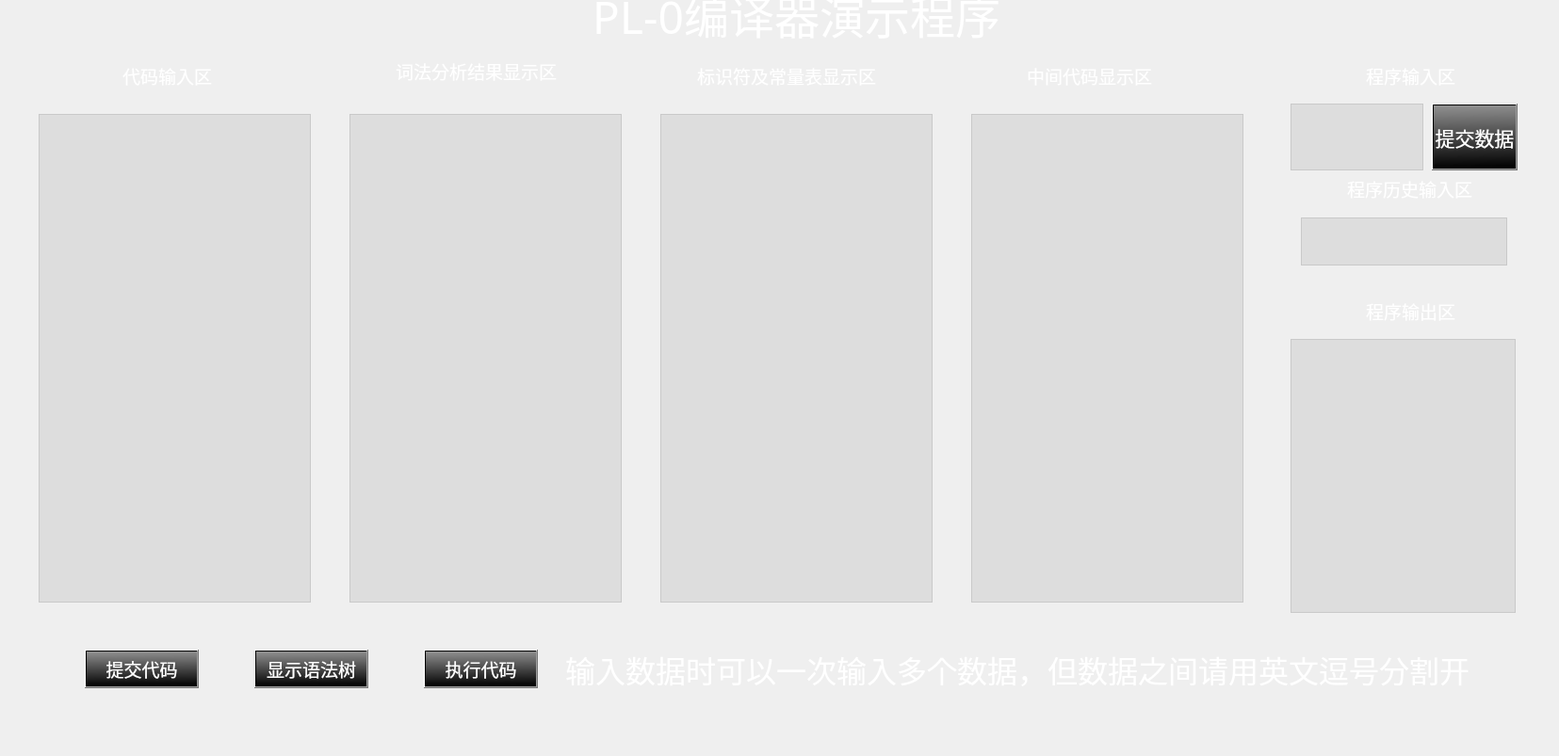
<?xml version="1.0" encoding="UTF-8"?>
<ui version="4.0">
 <class>MainWindow</class>
 <widget class="QMainWindow" name="MainWindow">
  <property name="geometry">
   <rect>
    <x>0</x>
    <y>0</y>
    <width>1655</width>
    <height>803</height>
   </rect>
  </property>
  <property name="windowTitle">
   <string>MainWindow</string>
  </property>
  <property name="styleSheet">
   <string notr="true">#centralWidget{
background-image: url(:/new/prefix1/1.jpg);

}</string>
  </property>
  <widget class="QWidget" name="centralWidget">
   <widget class="QLabel" name="label">
    <property name="geometry">
     <rect>
      <x>340</x>
      <y>-10</y>
      <width>1011</width>
      <height>61</height>
     </rect>
    </property>
    <property name="font">
     <font>
      <family>隶书</family>
      <pointsize>36</pointsize>
     </font>
    </property>
    <property name="layoutDirection">
     <enum>Qt::LeftToRight</enum>
    </property>
    <property name="styleSheet">
     <string notr="true">color: rgb(255, 255, 255);</string>
    </property>
    <property name="text">
     <string>PL-0编译器演示程序</string>
    </property>
    <property name="alignment">
     <set>Qt::AlignBottom|Qt::AlignHCenter</set>
    </property>
   </widget>
   <widget class="QWidget" name="horizontalLayoutWidget">
    <property name="geometry">
     <rect>
      <x>30</x>
      <y>110</y>
      <width>311</width>
      <height>541</height>
     </rect>
    </property>
    <layout class="QHBoxLayout" name="horizontalLayout">
     <item>
      <widget class="QTextEdit" name="textEdit">
       <property name="font">
        <font>
         <family>Consolas</family>
         <pointsize>16</pointsize>
        </font>
       </property>
       <property name="styleSheet">
        <string notr="true">background-color: rgb(149, 149, 149,50);
color: rgb(255, 255, 255);
alternate-background-color:  rgb(149, 149, 149,80);
border-color: rgb(255, 247, 8);</string>
       </property>
      </widget>
     </item>
    </layout>
   </widget>
   <widget class="QWidget" name="horizontalLayoutWidget_2">
    <property name="geometry">
     <rect>
      <x>360</x>
      <y>110</y>
      <width>311</width>
      <height>541</height>
     </rect>
    </property>
    <layout class="QHBoxLayout" name="horizontalLayout_2">
     <item>
      <widget class="QTextEdit" name="textEdit_3">
       <property name="font">
        <font>
         <family>Consolas</family>
         <pointsize>16</pointsize>
        </font>
       </property>
       <property name="styleSheet">
        <string notr="true">background-color: rgb(149, 149, 149,50);
color: rgb(255, 255, 255);
alternate-background-color:  rgb(149, 149, 149,80);
border-color: rgb(255, 247, 8);</string>
       </property>
       <property name="readOnly">
        <bool>true</bool>
       </property>
      </widget>
     </item>
    </layout>
   </widget>
   <widget class="QLabel" name="label_2">
    <property name="geometry">
     <rect>
      <x>130</x>
      <y>70</y>
      <width>101</width>
      <height>21</height>
     </rect>
    </property>
    <property name="font">
     <font>
      <family>Adobe 黑体 Std R</family>
      <pointsize>14</pointsize>
     </font>
    </property>
    <property name="styleSheet">
     <string notr="true">color: rgb(255, 255, 255);</string>
    </property>
    <property name="text">
     <string>代码输入区</string>
    </property>
   </widget>
   <widget class="QLabel" name="label_3">
    <property name="geometry">
     <rect>
      <x>740</x>
      <y>70</y>
      <width>201</width>
      <height>21</height>
     </rect>
    </property>
    <property name="font">
     <font>
      <family>Adobe 黑体 Std R</family>
      <pointsize>14</pointsize>
     </font>
    </property>
    <property name="styleSheet">
     <string notr="true">color: rgb(255, 255, 255);</string>
    </property>
    <property name="text">
     <string>标识符及常量表显示区</string>
    </property>
   </widget>
   <widget class="QLabel" name="label_4">
    <property name="geometry">
     <rect>
      <x>420</x>
      <y>60</y>
      <width>181</width>
      <height>31</height>
     </rect>
    </property>
    <property name="font">
     <font>
      <family>Adobe 黑体 Std R</family>
      <pointsize>14</pointsize>
     </font>
    </property>
    <property name="styleSheet">
     <string notr="true">color: rgb(255, 255, 255);</string>
    </property>
    <property name="text">
     <string>词法分析结果显示区</string>
    </property>
   </widget>
   <widget class="QPushButton" name="pushButton">
    <property name="geometry">
     <rect>
      <x>90</x>
      <y>690</y>
      <width>121</width>
      <height>41</height>
     </rect>
    </property>
    <property name="font">
     <font>
      <family>黑体</family>
      <pointsize>14</pointsize>
     </font>
    </property>
    <property name="styleSheet">
     <string notr="true">background-color: qlineargradient(spread:pad, x1:0.474576, y1:0, x2:0.501, y2:1, stop:0 rgba(143, 143, 143, 255), stop:1 rgba(0, 0, 0, 255));
color: rgb(255, 255, 255);</string>
    </property>
    <property name="text">
     <string>提交代码</string>
    </property>
   </widget>
   <widget class="QPushButton" name="pushButton_2">
    <property name="geometry">
     <rect>
      <x>270</x>
      <y>690</y>
      <width>121</width>
      <height>41</height>
     </rect>
    </property>
    <property name="font">
     <font>
      <family>黑体</family>
      <pointsize>14</pointsize>
     </font>
    </property>
    <property name="styleSheet">
     <string notr="true">background-color: qlineargradient(spread:pad, x1:0.474576, y1:0, x2:0.501, y2:1, stop:0 rgba(143, 143, 143, 255), stop:1 rgba(0, 0, 0, 255));
color: rgb(255, 255, 255);</string>
    </property>
    <property name="text">
     <string>显示语法树</string>
    </property>
   </widget>
   <widget class="QWidget" name="horizontalLayoutWidget_3">
    <property name="geometry">
     <rect>
      <x>690</x>
      <y>110</y>
      <width>311</width>
      <height>541</height>
     </rect>
    </property>
    <layout class="QHBoxLayout" name="horizontalLayout_3">
     <item>
      <widget class="QTextEdit" name="textEdit_2">
       <property name="font">
        <font>
         <family>Consolas</family>
         <pointsize>16</pointsize>
        </font>
       </property>
       <property name="styleSheet">
        <string notr="true">background-color: rgb(149, 149, 149,50);
color: rgb(255, 255, 255);
alternate-background-color:  rgb(149, 149, 149,80);
border-color: rgb(255, 247, 8);</string>
       </property>
       <property name="readOnly">
        <bool>true</bool>
       </property>
      </widget>
     </item>
    </layout>
   </widget>
   <widget class="QWidget" name="horizontalLayoutWidget_4">
    <property name="geometry">
     <rect>
      <x>1020</x>
      <y>110</y>
      <width>311</width>
      <height>541</height>
     </rect>
    </property>
    <layout class="QHBoxLayout" name="horizontalLayout_4">
     <item>
      <widget class="QTextEdit" name="textEdit_4">
       <property name="font">
        <font>
         <family>Consolas</family>
         <pointsize>16</pointsize>
        </font>
       </property>
       <property name="styleSheet">
        <string notr="true">background-color: rgb(149, 149, 149,50);
color: rgb(255, 255, 255);
alternate-background-color:  rgb(149, 149, 149,80);
border-color: rgb(255, 247, 8);</string>
       </property>
       <property name="readOnly">
        <bool>true</bool>
       </property>
      </widget>
     </item>
    </layout>
   </widget>
   <widget class="QLabel" name="label_5">
    <property name="geometry">
     <rect>
      <x>1090</x>
      <y>70</y>
      <width>141</width>
      <height>21</height>
     </rect>
    </property>
    <property name="font">
     <font>
      <family>Adobe 黑体 Std R</family>
      <pointsize>14</pointsize>
     </font>
    </property>
    <property name="styleSheet">
     <string notr="true">color: rgb(255, 255, 255);</string>
    </property>
    <property name="text">
     <string>中间代码显示区</string>
    </property>
   </widget>
   <widget class="QWidget" name="horizontalLayoutWidget_5">
    <property name="geometry">
     <rect>
      <x>1370</x>
      <y>220</y>
      <width>241</width>
      <height>73</height>
     </rect>
    </property>
    <layout class="QHBoxLayout" name="horizontalLayout_5">
     <item>
      <widget class="QTextEdit" name="textEdit_5">
       <property name="font">
        <font>
         <family>Consolas</family>
         <pointsize>16</pointsize>
        </font>
       </property>
       <property name="styleSheet">
        <string notr="true">background-color: rgb(149, 149, 149,50);
color: rgb(255, 255, 255);
alternate-background-color:  rgb(149, 149, 149,80);
border-color: rgb(255, 247, 8);</string>
       </property>
       <property name="readOnly">
        <bool>true</bool>
       </property>
      </widget>
     </item>
    </layout>
   </widget>
   <widget class="QTextEdit" name="textEdit_6">
    <property name="geometry">
     <rect>
      <x>1370</x>
      <y>360</y>
      <width>239</width>
      <height>291</height>
     </rect>
    </property>
    <property name="font">
     <font>
      <family>Consolas</family>
      <pointsize>16</pointsize>
     </font>
    </property>
    <property name="styleSheet">
     <string notr="true">background-color: rgb(149, 149, 149,50);
color: rgb(255, 255, 255);
alternate-background-color:  rgb(149, 149, 149,80);
border-color: rgb(255, 247, 8);</string>
    </property>
    <property name="readOnly">
     <bool>true</bool>
    </property>
   </widget>
   <widget class="QLabel" name="label_6">
    <property name="geometry">
     <rect>
      <x>1430</x>
      <y>190</y>
      <width>141</width>
      <height>21</height>
     </rect>
    </property>
    <property name="font">
     <font>
      <family>Adobe 黑体 Std R</family>
      <pointsize>14</pointsize>
     </font>
    </property>
    <property name="styleSheet">
     <string notr="true">color: rgb(255, 255, 255);</string>
    </property>
    <property name="text">
     <string>程序历史输入区</string>
    </property>
   </widget>
   <widget class="QLabel" name="label_7">
    <property name="geometry">
     <rect>
      <x>1450</x>
      <y>320</y>
      <width>101</width>
      <height>21</height>
     </rect>
    </property>
    <property name="font">
     <font>
      <family>Adobe 黑体 Std R</family>
      <pointsize>14</pointsize>
     </font>
    </property>
    <property name="styleSheet">
     <string notr="true">color: rgb(255, 255, 255);</string>
    </property>
    <property name="text">
     <string>程序输出区</string>
    </property>
   </widget>
   <widget class="QLabel" name="label_8">
    <property name="geometry">
     <rect>
      <x>1450</x>
      <y>70</y>
      <width>101</width>
      <height>21</height>
     </rect>
    </property>
    <property name="font">
     <font>
      <family>Adobe 黑体 Std R</family>
      <pointsize>14</pointsize>
     </font>
    </property>
    <property name="styleSheet">
     <string notr="true">color: rgb(255, 255, 255);</string>
    </property>
    <property name="text">
     <string>程序输入区</string>
    </property>
   </widget>
   <widget class="QTextEdit" name="textEdit_7">
    <property name="geometry">
     <rect>
      <x>1370</x>
      <y>110</y>
      <width>141</width>
      <height>71</height>
     </rect>
    </property>
    <property name="font">
     <font>
      <family>Consolas</family>
      <pointsize>16</pointsize>
     </font>
    </property>
    <property name="styleSheet">
     <string notr="true">background-color: rgb(149, 149, 149,50);
color: rgb(255, 255, 255);
alternate-background-color:  rgb(149, 149, 149,80);
border-color: rgb(255, 247, 8);</string>
    </property>
   </widget>
   <widget class="QPushButton" name="pushButton_3">
    <property name="geometry">
     <rect>
      <x>1520</x>
      <y>110</y>
      <width>91</width>
      <height>71</height>
     </rect>
    </property>
    <property name="font">
     <font>
      <family>黑体</family>
      <pointsize>16</pointsize>
     </font>
    </property>
    <property name="styleSheet">
     <string notr="true">background-color: qlineargradient(spread:pad, x1:0.474576, y1:0, x2:0.501, y2:1, stop:0 rgba(143, 143, 143, 255), stop:1 rgba(0, 0, 0, 255));
color: rgb(255, 255, 255);</string>
    </property>
    <property name="text">
     <string>提交数据</string>
    </property>
   </widget>
   <widget class="QLabel" name="label_9">
    <property name="geometry">
     <rect>
      <x>600</x>
      <y>690</y>
      <width>981</width>
      <height>41</height>
     </rect>
    </property>
    <property name="font">
     <font>
      <family>楷体</family>
      <pointsize>24</pointsize>
     </font>
    </property>
    <property name="mouseTracking">
     <bool>false</bool>
    </property>
    <property name="styleSheet">
     <string notr="true">color: rgb(255, 255, 255);</string>
    </property>
    <property name="text">
     <string>输入数据时可以一次输入多个数据，但数据之间请用英文逗号分割开</string>
    </property>
   </widget>
   <widget class="QPushButton" name="pushButton_4">
    <property name="geometry">
     <rect>
      <x>450</x>
      <y>690</y>
      <width>121</width>
      <height>41</height>
     </rect>
    </property>
    <property name="font">
     <font>
      <family>黑体</family>
      <pointsize>14</pointsize>
     </font>
    </property>
    <property name="styleSheet">
     <string notr="true">background-color: qlineargradient(spread:pad, x1:0.474576, y1:0, x2:0.501, y2:1, stop:0 rgba(143, 143, 143, 255), stop:1 rgba(0, 0, 0, 255));
color: rgb(255, 255, 255);</string>
    </property>
    <property name="text">
     <string>执行代码</string>
    </property>
   </widget>
  </widget>
 </widget>
 <layoutdefault spacing="6" margin="11"/>
 <resources/>
 <connections/>
</ui>
